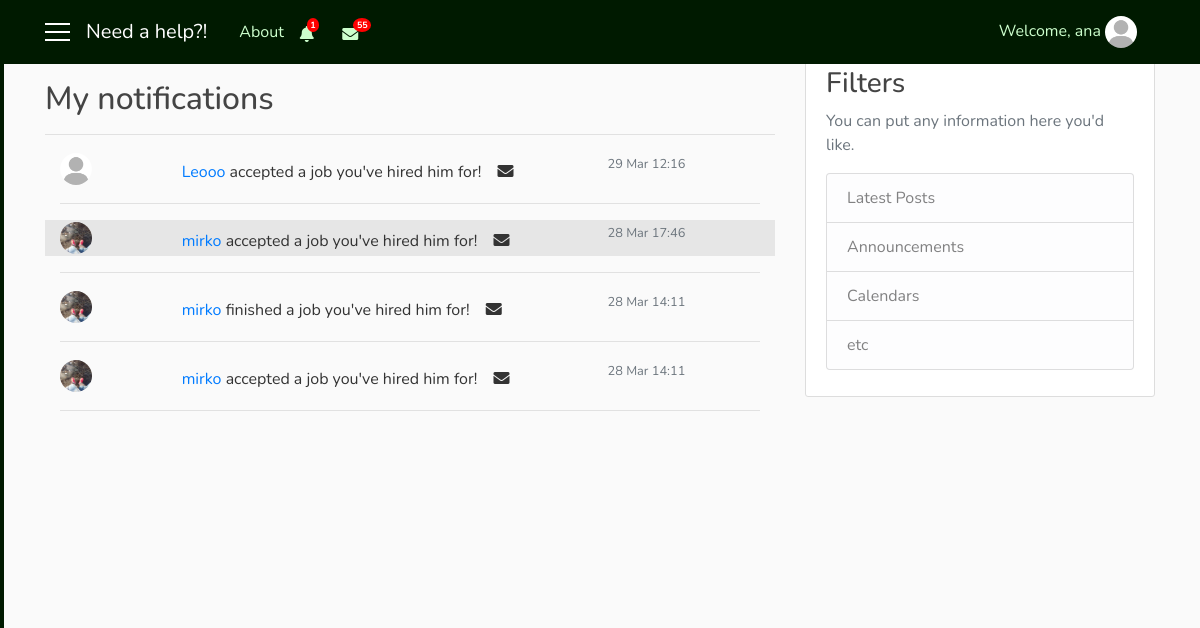
/notifications_client/2 (signed in), run on the app's committed database.
### user/models.py (models this page shows, shortened)
class ClientNotifications(models.Model):
    client = models.ForeignKey(User, on_delete=models.CASCADE)
    notification = models.CharField(max_length=1000)
    url_to_go = models.CharField(max_length=200, default='-')
    date = models.DateTimeField(auto_now_add=True)
    seen = models.BooleanField(default=False)
    remove = models.BooleanField(default=False)

### need_a_help_app/views.py (the view)
# urls.py: path('notifications_client/<int:pk>', views.NotificationsClientListView.as_view(), name='notifications_client'),
class NotificationsClientListView(LoginRequiredMixin, ListView):
    model = ClientNotifications
    template_name = 'need_a_help_app/notifications_client.html'
    context_object_name = 'notif'
    paginate_by = 5
    def get_queryset(self):
        user = get_object_or_404(User, pk=self.kwargs.get('pk'))
        return ClientNotifications.objects.filter(client=user).order_by('-date')
    def get_context_data(self, **kwargs):
        context_data = super(NotificationsClientListView, self).get_context_data(**kwargs)
        users = User.objects.all()
        us = self.request.user
        not_c = ClientNotifications.objects.filter(client=us, remove=False).order_by('-date')
        not_cli = ClientNotifications.objects.filter(client=us, seen=False).count()
        context_data['us'] = users
        context_data['not_c'] = not_c
        context_data['not_cli'] = not_cli
        return context_data

### need_a_help_app/templates/need_a_help_app/notifications_client.html (shortened to what this page needs)
{% extends 'need_a_help_app/base.html' %}
{% block notify_client %}
    {% if not_c %}
        <i class="nav-item nav-link fas fa-bell mt-1 popOver" data-title="Notifications" data-content="
            <div class='container'>
                {% for n in not_c|slice:'5' %}
                    <div {% if not n.seen %}class='row not_seen'{% else %}class='row not_row' style='cursor: pointer;'{% endif %} onclick='location.href=&quot;{{ n.url_to_go }}?not_c={{ n.id }}&quot;;'>
                        {{ n.notification }}
                        <div class='col-sm-3 col-md-3 col-lg-3'>
                            <small class='text-secondary text-muted'>{{ n.date|date:'dM H:i' }}</small>
                        </div>
                    </div>
                    <hr width=100%>
                {% endfor %}
                <div class='row'>
                    <div class='col-sm-12 col-md-12 col-lg-12 pl-5'>
                        <a href='{% url 'notifications_repairman' user.id %}'>Show all notifications</a>
                    </div>
                </div>
            </div>" data-placement="bottom" data-html="true" data-toggle="popover" data-container="body" data-trigger="click"></i>
        {% if not_cli %}
            <span class="badge badge-notify-bell">{{ not_cli }}</span>
        {% endif %}
    {% else %}
        <i class="nav-item nav-link fas fa-bell mt-1 popOver" data-title="Notifications" data-content="
            <h6 class='text-secondary text-muted' align='center'>No results</h6>" data-placement="bottom" data-html="true" data-toggle="popover" data-container="body" data-trigger="hover"></i>
    {% endif %}
{% endblock %}
{% block mess_client %}
        <span class="badge badge-notify-mess">55</span>
{% endblock %}
{% block content %}
   <h2 class="pt-4">My notifications</h2>
   <hr width="100%">
   {% if notif %}
        <div class='container'>
           {% for n in notif %}
                {% if not n.seen %}
                    <div class="row not_seen" onclick="location.href=&quot;{{ n.url_to_go }}?not_c={{ n.id }}&quot;;">
                        {% autoescape off %}{{ n.notification }}{% endautoescape %}
                        <div class="col-sm-3 col-md-3 col-lg-3">
                            <small class="text-secondary text-muted">{{ n.date|date:'d M H:i' }}</small>
                        </div>
                    </div>
                {% else %}
                    <div class='row not_row' style='cursor: pointer;' onclick="location.href=&quot;{{ n.url_to_go }}?not_c={{ n.id }}&quot;;">
                        {% autoescape off %}{{ n.notification }}{% endautoescape %}
                        <div class="col-sm-3 col-md-3 col-lg-3">
                            <small class="text-secondary text-muted">{{ n.date|date:'d M H:i' }}</small>
                        </div>
                    </div>
                {% endif %}
                <hr width=100%>
           {% endfor %}
        </div>
    {% else %}
    <h3 class="text-secondary text-muted" align="center">No results</h3>
   {% endif %}
    <div class="container" align="center">
        <div class="row">
            <div class="col-sm-12 col-md-12 col-lg-12 align-items-center justify-content" style="margin: auto">
            </div>
        </div>
   </div>
{% endblock %}

### need_a_help_app/templates/need_a_help_app/base.html (shortened to what this page needs)
{% load static %}
<!DOCTYPE html>
<html>
    <head>
        <link rel="stylesheet" href="https://maxcdn.bootstrapcdn.com/bootstrap/4.0.0/css/bootstrap.min.css">
        <link rel="stylesheet" href="https://use.fontawesome.com/releases/v5.7.2/css/all.css">
        <link rel="stylesheet" type="text/css" href="{% static 'need_a_help_app/style.css' %}">
    </head>
    <body>
      <div id="wrapper">
          {% if user.is_authenticated and user.profile.role == 'client' %}
            <div id="sidebar-wrapper">
                <ul class="sidebar-nav">
                    <div class="list-group pt-2 d-none d-sm-none d-md-block d-lg-block">
                      <a class="list-group-item sb" href="{% url 'main_client' %}">&nbsp; Home</a>
                      <a class="list-group-item sb" href="{% url 'inbox' user.id %}">&nbsp; Messages</a>
                      <a class="list-group-item sb" href="{% url 'notifications_client' user.id %}">&nbsp; My notifications</a>
                      <a class="list-group-item sb" href="{% url 'profile' user.id %}">&nbsp; Settings</a>
                      <a class="list-group-item sb" href="{% url 'favorites' %}">&nbsp; My favourites</a>
                    </div>
                </ul>
            </div>
          {% endif %}
          <header class="site-header">
            <nav class="navbar navbar-expand-md navbar-dark bg-steel fixed-top">
              <div class="container">
                {% if user.is_authenticated %}
                  <a href='#' id='menu-toggle'><div class='menu-icon'></div>
                                  <div class='menu-icon'></div>
                                  <div class='menu-icon'></div></a>
                  {% if user.profile.role == 'client' %}
                    <a class="navbar-brand mr-4 ml-3 d-none d-sm-none d-md-block d-lg-block" href="{% url 'main_client' %}">Need a help?!</a>
                  {% else %}
                    <a class="navbar-brand mr-4 ml-3 d-none d-sm-none d-md-block d-lg-block" href="{% url 'main_repairman' %}">Need a help?!</a>
                    <a class="navbar-brand mr-auto ml-auto d-md-none d-lg-none" href="{% url 'main_repairman' %}">Need a help?!</a>
                  {% endif %}
                {% endif %}
                <div class="collapse navbar-collapse" id="navbarToggle">
                  <div class="navbar-nav mr-auto">
                    <a class="nav-item nav-link" href="{% url 'about' %}">About</a>
                    {% if user.is_authenticated %}
                      <div  class="collapse navbar-collapse hidden-xs">
                        {% if user.profile.role == 'repairman' %}
                          {% block notify_repairman %}{% endblock %}
                        {% else %}
                          {% block notify_client %}{% endblock %}
                        {% endif %}
                        <i class="nav-item nav-link fas fa-envelope mt-1"></i>
                        {% block mess_client %}{% endblock %}
                      </div>
                    {% else %}
                      <div class="d-sm-block d-md-none">
                        <a class="nav-item nav-link" href="{% url 'login' %}">Login</a>
                        <a class="nav-item nav-link" href="{% url 'register' %}">Register</a>
                      </div>
                    {% endif %}
                  </div>
                </div>
                  <div class="navbar-nav">
                    {% if user.is_authenticated %}
                      <div class="collapse navbar-collapse hidden-xs">
                          <span class="nav-item nav-link">Welcome, {{ user.username }}
                            <img class="rounded-circle navbar-img popOver" data-title="Logged in as {{ user.profile.role }}" data-content="
                                <a class='list-group-item sb' href='{% url 'info' user.id %}'><i class='fa fa-user fa-fw' aria-hidden='true'></i>&nbsp; My profile</a>
                                <a class='list-group-item sb' href='{% url 'logout' %}'><i class='fas fa-power-off'></i>&nbsp Logout</a>" data-placement="bottom" data-html="true" data-toggle="popover" data-container="body" data-trigger="click" src="{{ user.profile.photo.url }}">
                          </span>
                      </div>
                    {% else %}
                      <div class="collapse navbar-collapse">
                        <a class="nav-item nav-link" href="{% url 'login' %}">Login</a>
                        <a class="nav-item nav-link" href="{% url 'register' %}">Register</a>
                      </div>
                    {% endif %}
                  </div>
              </div>
            </nav>
          </header>
          <div id="page-content-wrapper">
            <main role="main" class="container">
              <div class="row">
                <div class="col-sm-8 col-md-8 col-lg-8">
                  {% block content %}{% endblock %}
                </div>
                {% if user.is_authenticated %}
                  {% block filters %}
                    <div class="col-sm-4 col-md-4 col-lg-4">
                      <div class="content-section">
                        <h3>Filters</h3>
                        <p class='text-muted'>You can put any information here you'd like.
                          <ul class="list-group">
                            <li class="list-group-item list-group-item-light">Latest Posts</li>
                            <li class="list-group-item list-group-item-light">Announcements</li>
                            <li class="list-group-item list-group-item-light">Calendars</li>
                            <li class="list-group-item list-group-item-light">etc</li>
                          </ul>
                        </p>
                      </div>
                    </div>
                  {% endblock %}
                {% endif %}
              </div>
            </main>
          </div>
    </div>
    </body>
</html>

### need_a_help_app/static/need_a_help_app/style.css (style rules this page uses)
body { background: #fafafa; color: #333333; margin-top: 56px; font-family: Nunito; }
h1, h2, h3, h4, h5, h6 { color: #444444; }
ul { margin: 0; }
.bg-steel { background-color: #001a00; }
.site-header .navbar-nav .nav-link { color: #ccffcc; }
.content-section { background: #ffffff; padding: 10px 20px; border: 1px solid #dddddd; border-radius: 3px; margin-bottom: 20px; }
.navbar-img { height: 32px; width: 32px; margin-right: 10px; cursor: pointer; }
.menu-icon { width: 25px; height: 2px; background-color: white; margin: 6px 0; }
.sidebar-nav { padding-left: 0px; color: black; }
#sidebar-wrapper { z-index: 1; position: fixed; width: 0; height: 100%; overflow-y: hidden; background-color: #001a00; border: 2px solid #001a00; }
#page-content-wrapper { width: 100%; position: static; padding: 0; }
.sb { background-color: #001a00; color: #ccffcc; opacity: 0.9; }
.badge-notify-bell { background: red; position: relative; color: white; border-radius: 50%; top: -7px; left: -15px; font-size: xx-small; }
.badge-notify-mess { background: red; position: relative; color: white; border-radius: 50%; top: -7px; left: -13px; font-size: xx-small; }
.not_seen { background: #e6e6e6; cursor: pointer; }
.fa-bell { cursor: pointer; }
.fa-envelope { cursor: pointer; }

### data on the page
ClientNotifications: notification (placeholder picture), notification "Leooo accepted a job you've hired him for!", date "29 Mar 12:16"
ClientNotifications: notification (picture), notification "mirko accepted a job you've hired him for!", date "28 Mar 17:46"
ClientNotifications: notification (picture), notification "mirko finished a job you've hired him for!", date "28 Mar 14:11"
ClientNotifications: notification (picture), notification "mirko accepted a job you've hired him for!", date "28 Mar 14:11"

### other printed values
{{ not_cli }} "1"
{{ user.username }} "ana"
